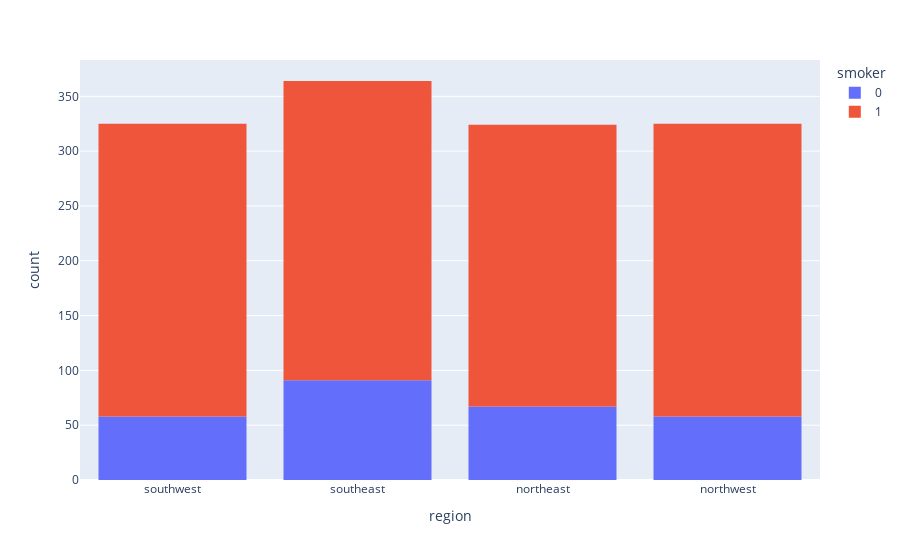

The notebook cell this image was saved under:
### Code cell
plot = px.histogram(df, x='region', color='smoker')
plot.show()

### Figure 1 — Plotly figure (JSON) as saved in the notebook; plotly's stock layout.template omitted (floating-point values rounded to 4 significant figures; data arrays with more than 128 entries replaced by an {"elided": "..."} marker saying what was removed)
{"data": [{"alignmentgroup": "True", "bingroup": "x", "hovertemplate": "smoker=0<br>region=%{x}<br>count=%{y}<extra></extra>", "legendgroup": "0", "marker": {"color": "#636efa", "pattern": {"shape": ""}}, "name": "0", "offsetgroup": "0", "orientation": "v", "showlegend": true, "type": "histogram", "x": {"elided": "274 str values"}, "xaxis": "x", "yaxis": "y"}, {"alignmentgroup": "True", "bingroup": "x", "hovertemplate": "smoker=1<br>region=%{x}<br>count=%{y}<extra></extra>", "legendgroup": "1", "marker": {"color": "#EF553B", "pattern": {"shape": ""}}, "name": "1", "offsetgroup": "1", "orientation": "v", "showlegend": true, "type": "histogram", "x": {"elided": "1064 str values"}, "xaxis": "x", "yaxis": "y"}], "layout": {"barmode": "relative", "legend": {"title": {"text": "smoker"}, "tracegroupgap": 0}, "margin": {"t": 60}, "xaxis": {"anchor": "y", "domain": [0, 1], "title": {"text": "region"}}, "yaxis": {"anchor": "x", "domain": [0, 1], "title": {"text": "count"}}}}
